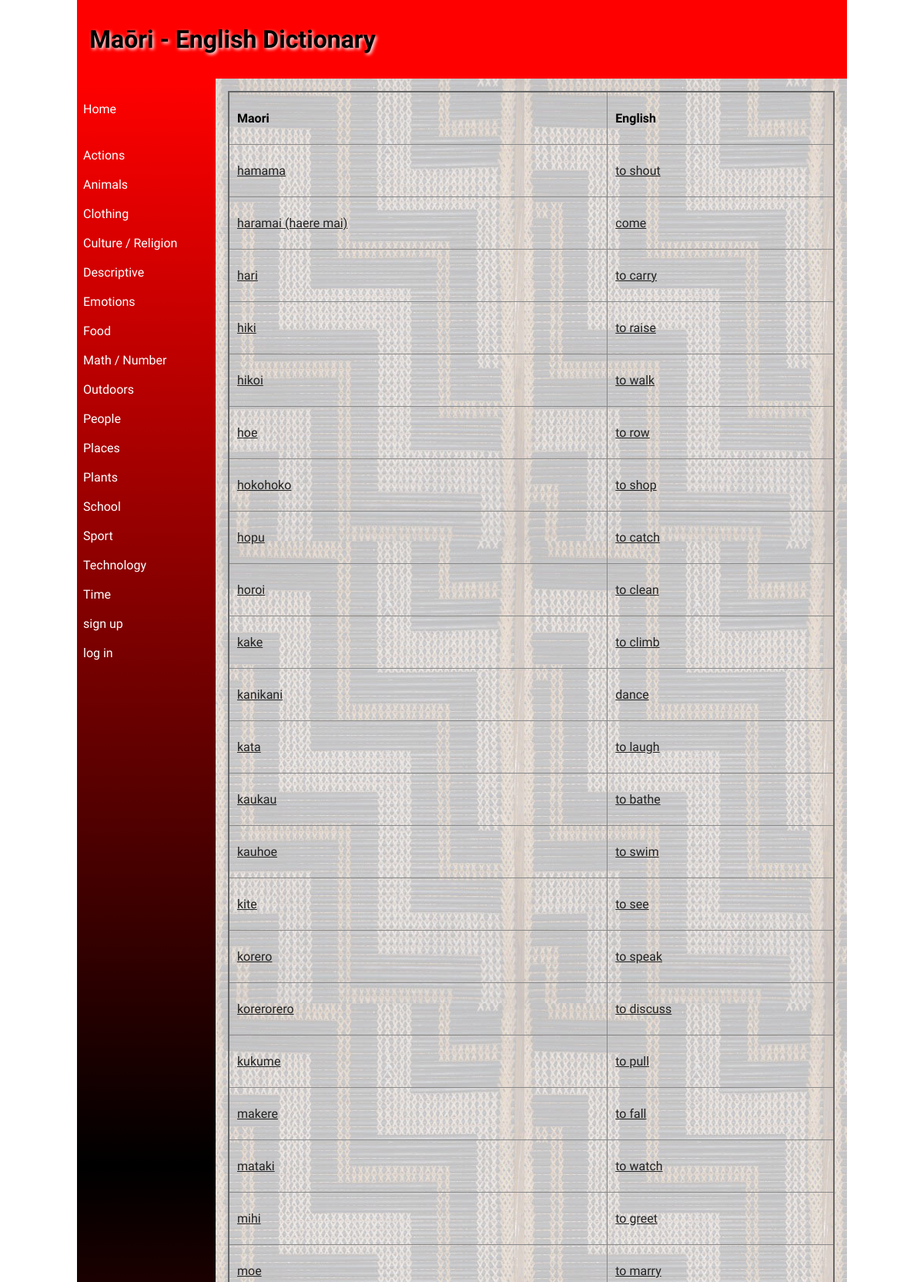
Screenshot of /word/Actions (upper part) with the database file from the repository.
### tables this page shows
CREATE TABLE Category
(
	id integer
		constraint Category_pk
			primary key autoincrement,
	Category varchar(30)
);

CREATE TABLE "Dictionary"
(
	id integer
		constraint Dictionary_pk
			primary key autoincrement,
	Maori varchar(30),
	English varchar(30),
	Category varchar(30),
	Definition varchar(300),
	Level varchar(30)
);

### app.py (the view)
@app.route('/word/<category>')
def render_wordpage(category):
    con = create_connection(DB_NAME)
    query = "SELECT Maori, English, Category, Definition, Level FROM Dictionary where Category=?"
    cur = con.cursor()
    cur.execute(query, (category,))
    Dictionary_list = cur.fetchall()
    con.close()
    con2 = create_connection(DB_NAME)
    query2 = "SELECT Category FROM Category"
    cur2 = con2.cursor()
    cur2.execute(query2)
    Category_list = cur2.fetchall()
    con2.close()
    return render_template('word.html', Dictionarys=Dictionary_list, Categorys=Category_list, logged_in=is_logged_in())

### app.py (called while the page is built)
def create_connection(db_file):
    try:
        connection = sqlite3.connect(db_file)
        return connection
    except Error as e:
        print(e)
    return None

def is_logged_in():
    if session.get("email") is None:
        print("not logged in")
        return False
    else:
        print("logged in")
        return True

### templates/word.html (shortened to what this page needs)
{% extends 'base.html' %}
{% block heading %}Maōri - English Dictionary{% endblock %}
{% block main %}
<table>
    <tr>
        <td><strong>Maori </strong></td>
        <td><strong>English </strong></td>
    </tr>
    {% for Dictionary in Dictionarys %}
    <tr>
        <td><a href="/detail/{{Dictionary[0]}}">{{Dictionary[0]}}</a></td>
        <td><a href="/detail/{{Dictionary[0]}}">{{Dictionary[1]}}</a></td>
    </tr>
    {% endfor %}
</table>
{% endblock %}

### templates/base.html (shortened to what this page needs)
<!doctype html>
<html lang="en">
<head>
	<link href="{{ url_for('static', filename='css/style.css') }}" rel="stylesheet">
</head>
<body>
	<div id="container">
		<header>
			<h1>{% block heading %}{% endblock %}</h1>
		</header>
		<nav>
			<ul>
                <li><a href="\">Home</a></li>
				<br><br>
				<div class="Categorys">
    {% for Category in Categorys %}
         <div class="product-box">
             <a href="/word/{{Category[0]}}">{{Category[0]}}</a>
			 <br><br>
         </div>
         {% endfor %}
    </div>
				<a href="/signup">sign up</a>
				<br><br>
				{% if logged_in %}
				<a href="/logout">log out</a>
				{% else %}
				<a href="/login">log in</a>
				{% endif %}
			</ul>
		</nav>
		<main>
            {% block main%}{% endblock %}
        </main>
	</div>
</body>
</html>

### static/css/style.css (style rules this page uses)
* { font-family: Comfortaa, sans-serif; margin: 0; padding: 0; box-sizing: border-box; }
#container { display: grid; grid-template-columns: 75px auto; grid-template-areas: 'nav header' 'main main' 'footer footer'; }
header { grid-area: header; background-color: #f00; padding: 1rem; }
nav { grid-area: nav; }
main { grid-area: main; padding: 1rem; background-color: #edd; }
h1, h2, h3, h4 { padding: 1rem 0; font-family: 'Suez One', serif; color: #000; text-shadow: 2px 2px 4px #fff; }
a { color: #222; }
table { width: 100%; border: 2px solid #666; border-collapse: collapse; }
th, td { border: 1px solid #888; padding: 1.5rem 10px; text-align: left; }
@media only screen and (min-width: 768px) { #container { grid-template-columns: 180px auto; grid-template-areas: 'header header' 'nav main' 'footer footer'; } }
@media only screen and (min-width: 768px) { nav { background: linear-gradient(180deg, rgba(255,0,0,1) 0%, rgba(0, 0, 0, 1) 50%, rgba(255,0,0,1) 100%); padding: 0.5rem; } }
@media only screen and (min-width: 768px) { nav ul { list-style: none; } }
@media only screen and (min-width: 768px) { nav li { padding: 0.2rem 0; } }
@media only screen and (min-width: 768px) { nav a { color: #fff; text-decoration: none; } }
@media only screen and (min-width: 768px) { main { background-image: url('/poutama.jpg'); } }
@media only screen and (min-width: 1000px) { #container { width: 1000px; margin: auto; } }

### rows the page displays
Category: Category "Actions"
Category: Category "Animals"
Category: Category "Clothing"
Category: Category "Culture / Religion"
Category: Category "Descriptive"
Category: Category "Emotions"
Category: Category "Food"
Category: Category "Math / Number"
Category: Category "Outdoors"
Category: Category "People"
Category: Category "Places"
Category: Category "Plants"
Category: Category "School"
Category: Category "Sport"
Category: Category "Technology"
Category: Category "Time"
Dictionary: Maori "hamama", English "to shout"
Dictionary: Maori "haramai (haere mai)", English "come"
Dictionary: Maori "hari", English "to carry"
Dictionary: Maori "hiki", English "to raise"
Dictionary: Maori "hikoi", English "to walk"
Dictionary: Maori "hoe", English "to row"
Dictionary: Maori "hokohoko", English "to shop"
Dictionary: Maori "hopu", English "to catch"
Dictionary: Maori "horoi", English "to clean"
Dictionary: Maori "kake", English "to climb"
Dictionary: Maori "kanikani", English "dance"
Dictionary: Maori "kata", English "to laugh"
Dictionary: Maori "kaukau", English "to bathe"
Dictionary: Maori "kauhoe", English "to swim"
Dictionary: Maori "kite", English "to see"
Dictionary: Maori "korero", English "to speak"
Dictionary: Maori "korerorero", English "to discuss"
Dictionary: Maori "kukume", English "to pull"
Dictionary: Maori "makere", English "to fall"
Dictionary: Maori "mataki", English "to watch"
Dictionary: Maori "mihi", English "to greet"
Dictionary: Maori "moe", English "to marry"
